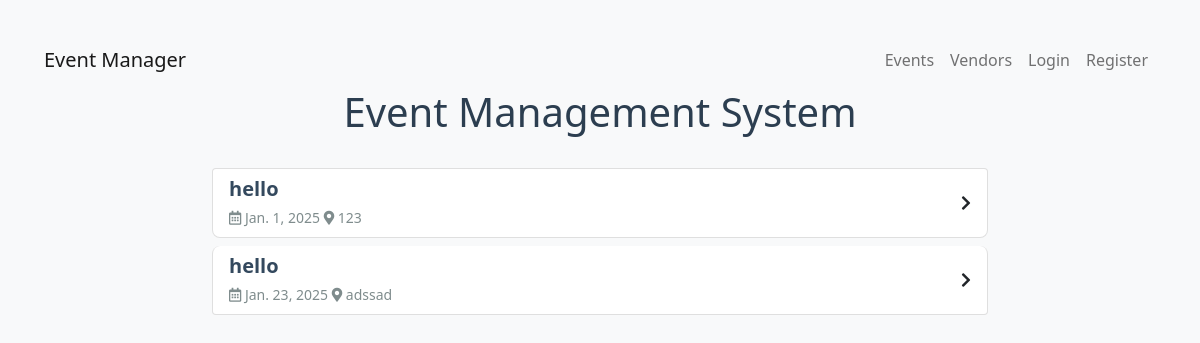
Page /event-list/ on the earlier database version.
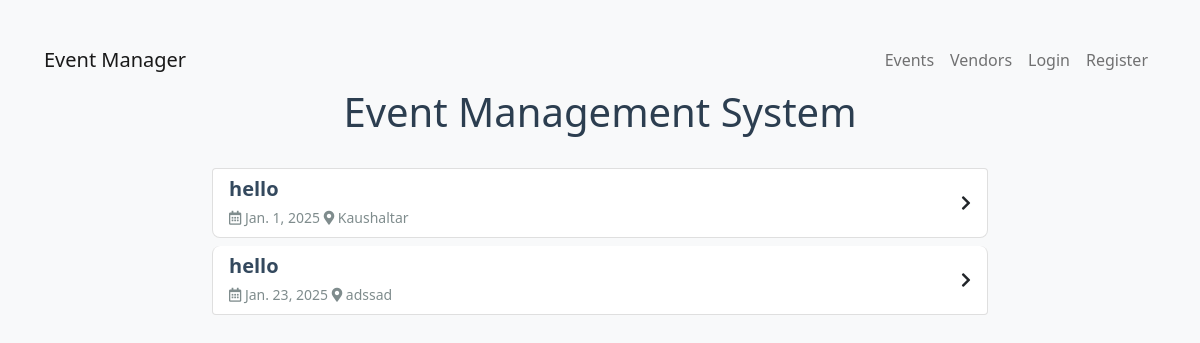
Same page on the later database version.
### base/models.py (models this page shows)
class Event(models.Model):
    name = models.CharField(max_length=100)
    description = models.TextField()
    date = models.DateField()
    time = models.TimeField()
    location = models.CharField(max_length=100)
    max_attendees = models.IntegerField()
    categories = models.ManyToManyField('EventCategory')
    created_by = models.ForeignKey(User, on_delete=models.SET_NULL, null=True)

### base/views.py (the view)
# urls.py: path('event-list/', EventListView.as_view(), name='event-list'),
class EventListView(ListView):
    model = Event
    template_name = 'eventList.html'
    context_object_name = 'events'

### templates/eventList.html (shortened to what this page needs)
<!DOCTYPE html>
<html lang="en">
<head>
    <link href="https://cdn.jsdelivr.net/npm/bootstrap@5.0.2/dist/css/bootstrap.min.css" rel="stylesheet">
</head>
<body>
    <nav class="navbar navbar-expand-lg navbar-light bg-light">
        <div class="container-fluid">
            <a class="navbar-brand" href="/">Event Manager</a>
            <div class="collapse navbar-collapse" id="navbarNav">
                <ul class="navbar-nav ms-auto">
                    <li class="nav-item"><a class="nav-link" href="/event-list/">Events</a></li>
                    <li class="nav-item"><a class="nav-link" href="/vendor-list/">Vendors</a></li>
                    {% if user.is_authenticated %}
                    <li class="nav-item"><a class="nav-link" href="/logout/">Logout</a></li>
                    {% else %}
                    <li class="nav-item"><a class="nav-link" href="/login/">Login</a></li>
                    <li class="nav-item"><a class="nav-link" href="/register/">Register</a></li>
                    {% endif %}
                </ul>
            </div>
        </div>
    </nav>
    <div class="container">
        <h1 class="page-header">Event Management System</h1>
        <div class="list-group">
            {% for event in events %}
            <a href="{% url 'event-details' event.id %}" class="list-group-item list-group-item-action">
                <div class="d-flex justify-content-between align-items-center">
                    <div>
                        <h5 class="mb-1 event-name">{{ event.name }}</h5>
                        <small class="event-info">
                            <i class="far fa-calendar-alt"></i> {{ event.date }}
                            <i class="fas fa-map-marker-alt ml-2"></i> {{ event.location }}
                        </small>
                    </div>
                    <i class="fas fa-chevron-right"></i>
                </div>
            </a>
            {% endfor %}
        </div>
    </div>
    <link rel="stylesheet" href="https://cdnjs.cloudflare.com/ajax/libs/font-awesome/5.15.4/css/all.min.css">
</body>
</html>

### templates/eventList.html (style rules this page uses)
body { background-color: #f8f9fa; padding: 2rem; }
.container { max-width: 800px; margin: 0 auto; }
.page-header { text-align: center; color: #2c3e50; margin-bottom: 2rem; }
.list-group-item { margin-bottom: 0.5rem; border-radius: 8px; transition: all 0.3s ease; }
.event-name { color: #34495e; font-weight: 600; }
.event-info { color: #7f8c8d; }

Differences in the rows shown:
changed Event: location "123" → "Kaushaltar"
